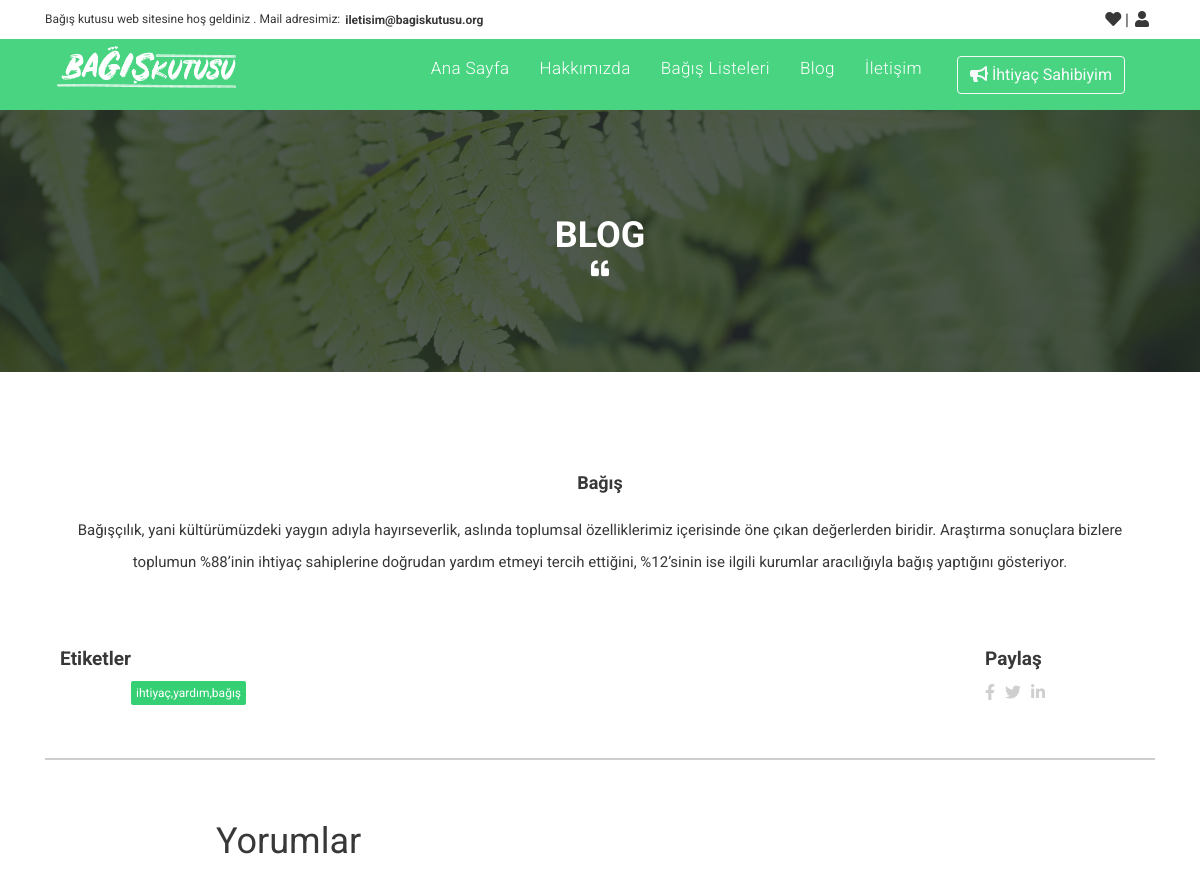
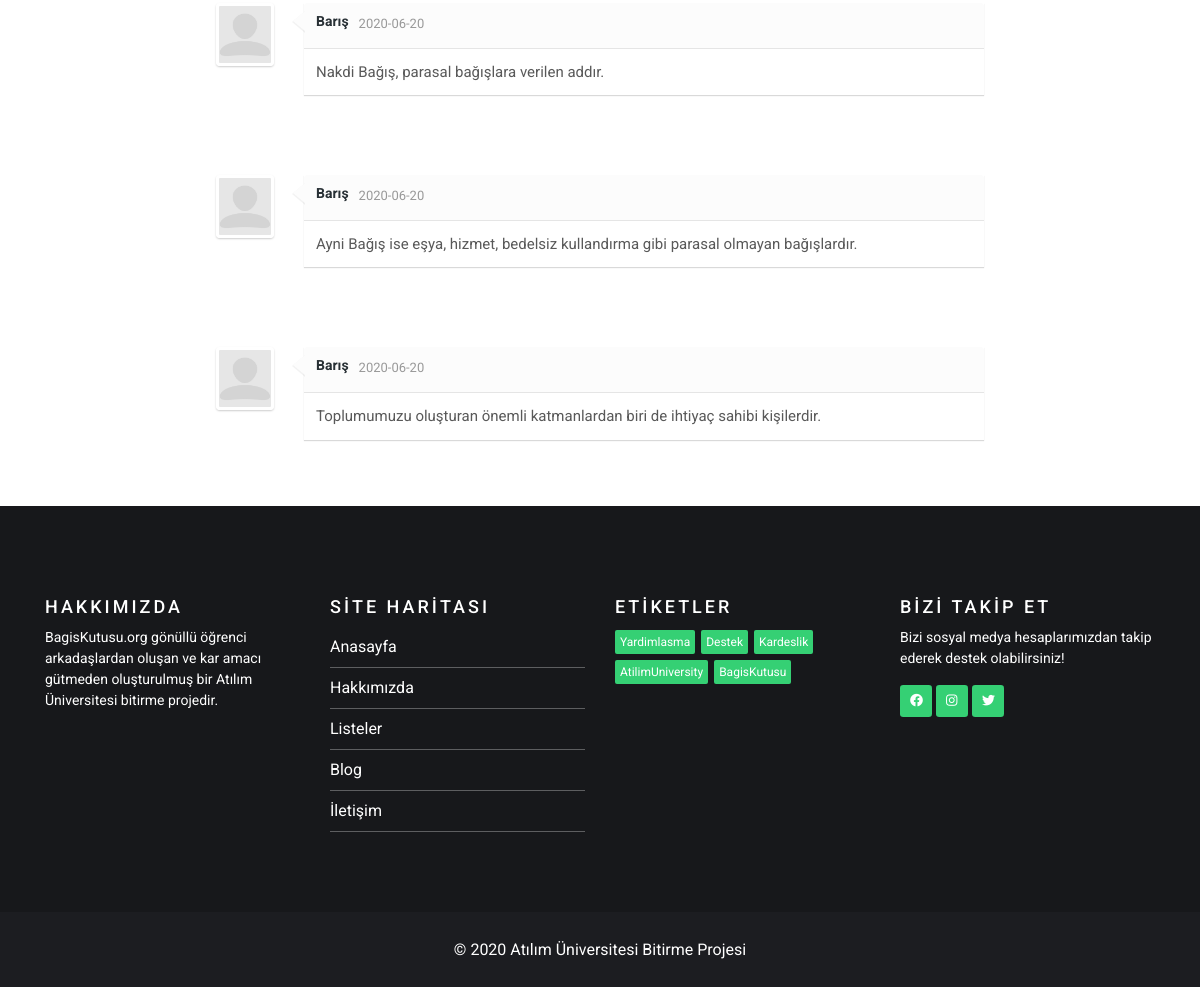
The page /blog/gucsuzler-yurdu-dernegi-bagis-468 on the database its author committed (2 pictures, top to bottom).
### tables this page shows
CREATE TABLE `blog` (
  `blogID` int(11) NOT NULL,
  `societID` int(11) NOT NULL,
  `tag` varchar(55) NOT NULL,
  `date` date NOT NULL DEFAULT current_timestamp(),
  `text` text NOT NULL,
  `title` varchar(100) NOT NULL,
  `blogLink` varchar(100) NOT NULL,
  `b_image` text NOT NULL
);

CREATE TABLE `comment` (
  `commentID` int(11) NOT NULL,
  `userID` int(11) NOT NULL,
  `blogID` int(11) NOT NULL,
  `comment` text NOT NULL,
  `date` date NOT NULL DEFAULT current_timestamp(),
  `commentIp` int(100) NOT NULL
);

CREATE TABLE `user` (
  `userID` int(11) NOT NULL,
  `userName` varchar(55) NOT NULL,
  `userMail` varchar(55) NOT NULL,
  `userPass` varchar(300) NOT NULL
);

### app/controller/blog.php (called while the page is built, shortened)
<?php
if(empty(url(1))){
   header('Refresh:0; url='.site_url('index'));
}else{
    $blogInfo = $db->select('blog')
                      ->where('blogLink',filterUrl(url(1)))
                      ->run(true);
      $commentList = $db->select('comment')
                ->join('user', '%s.userID = %s.userID')
                ->where('blogID',$blogInfo['blogID'])
                ->run();
}
require view('blog');
?>

### index.php (called while the page is built, shortened)
<?php
$_url = get('url');
$_url = array_filter(explode('/',$_url));
require controller($_url[0]);
?>

### app/helper/url.php (called while the page is built, shortened)
<?php
function filterUrl($str){
  return htmlspecialchars(trim($str));
}
function get($name){
  if (isset($_GET[$name])) {
      return filterUrl($_GET[$name]);
  }
  return false;
}
function url($index){
  global $_url;
  if (isset($_url[$index]))
    return $_url[$index];
  return false;
}
function site_url($url = null){
  return url . '/' .$url;
}
function asset_url($url = null){
  return url . '/assets/' .$url;
}
?>

### app/classes/class.basicdb.php (called while the page is built, shortened)
<?php
class BasicDB extends \PDO
{
    private $sql;
    private $tableName;
    private $where;
    private $join;
    public function select($tableName)
    {
        $this->sql = 'SELECT * FROM `' . $tableName . '`';
        $this->tableName = $tableName;
        return $this;
    }
    public function where($column, $value = '', $mark = '=', $logical = '&&')
    {
        $this->where[] = array(
            $column,
            $value,
            $mark,
            $logical
        );
        return $this;
    }
    public function join($targetTable, $joinSql, $joinType = 'inner')
    {
        $this->join[] = ' ' . strtoupper($joinType) . ' JOIN ' . $targetTable . ' ON ' . sprintf($joinSql, $targetTable, $this->tableName);
        return $this;
    }
    public function run($single = false)
    {
        if ($this->join) {
            $this->sql .= implode(' ', $this->join);
            $this->join = null;
        }
        $query = $this->query($this->sql);
        if ($single){
            return $query->fetch(parent::FETCH_ASSOC);
        }
        else{
            return $query->fetchAll(parent::FETCH_ASSOC);
        }
    }
    private function get_where()
    {
        if (is_array($this->where) && count($this->where) > 0) {
            $this->sql .= ' WHERE ';
            $where = array();
            foreach ($this->where as $key => $arg) {
                if (strstr($arg[1], 'FIND_IN_SET')) {
                    $where[] = ($key > 0 ? $arg[3] : null) . $arg[1];
                } else {
                    $where[] = ($key > 0 ? $arg[3] : null) . ' `' . $arg[0] . '` ' . strtoupper($arg[2]) . ' ' . (strstr($arg[2], 'IN') ? '(' : '"') . $arg[1] . (strstr($arg[2], 'IN') ? ')' : '"');
                }
            }
            $this->sql .= implode(' ', $where);
            $this->where = null;
        }
    }
}

### app/view/blog.php (the view, shortened to what this page needs)
<?php require view('static/sliderHeader'); ?>
       <div class="blog-page-back">
       <div class=" blog-page-text ">
            <div class="container">
                <h2 class="blog-page-txt">BLOG</h2>
            </div>
            <div class="list-img">
                <i class="fas fa-quote-left"></i>
            </div>
       </div>
    </div>
<div class="container blog-page-content">
  <div class="container blog-page"> <img  src="<?php echo asset_url('img/blog/').$blogInfo['b_image']; ?>" alt="" srcset="" ></div>
  <h3><?php echo $blogInfo['title']; ?></h3>
  <p><?php echo htmlspecialchars_decode($blogInfo['text']); ?></p>
    <div class="container">
        <div class="row">
            <div class="col-xl-10 col-lg-10 col-md-8 col-sm-8 col-8 etichet-blog">
                <h4>Etiketler</h4>
                    <div class="tags blog-tags">
                        <ul style="margin-top: 80px;">
                            <li><a href="#"> <?php echo $blogInfo['tag']; ?> </a></li>
                        </ul>
                </div>
            </div>
            <div class="col-xl-2 col-lg-2 col-md-4 col-sm-4 col-4 etichet-blog-left">
                <h4>Paylaş</h4>
                <div class="row">
                    <div class="col-xl-6 col-lg-6 col-md-4 col-sm-6 col-6 blog-share">
                        <a href="https://www.facebook.com/login.php?skip_api_login=1&api_key=966242223397117&signed_next=1&next=https%3A%2F%2Fwww.facebook.com%2Fsharer%2Fsharer.php%3Fu%3Dhttps%253A%252F%252Fbagiskutusu.org&cancel_url=https%3A%2F%2Fwww.facebook.com%2Fdialog%2Fclose_window%2F%3Fapp_id%3D966242223397117%26connect%3D0%23_%3D_&display=popup&locale=tr_TR"><i class="fab fa-facebook-f fb"></i></a>
                        <a href="https://twitter.com/intent/tweet?text=Ba%C4%9F%C4%B1%C5%9F%C3%A7%C4%B1%20ve%20kurumu%20bulu%C5%9Fturan%20adres&url=https://www.bagiskutusu.org"><i class="fab fa-twitter tw"></i></a>
                        <a href=""><i class="fab fa-linkedin-in in"></i></a>
                   </div>
                </div>
            </div>
        </div>
    </div>
    <div class="blog-border"></div>
<div class="comments-container">
    <h1>Yorumlar</h1>
    <?php if($commentList){
            foreach ($commentList as $value) { ?>
    <ul id="comments-list" class="comments-list">
        <li>
            <div class="comment-main-level">
                <div class="comment-avatar"><img src="<?php echo asset_url("/img/avatar.jpg"); ?>" alt=""></div>
                <div class="comment-box">
                    <div class="comment-head">
                        <h6 class="comment-name"><?= $value['userName']; ?></h6>
                       <span><?= $value['date']; ?></span>
                    </div>
                    <div class="comment-content">
                        <?= $value['comment']; ?>
                    </div>
                </div>
            </div>
    </ul>
    <?php }} ?>
</div>
</div>
<?php require view('static/footer'); ?>

### app/view/static/sliderHeader.php (shortened to what this page needs)
<!DOCTYPE html>
<html lang="en">
<head>
    <link rel="stylesheet" href="<?= asset_url('css/bootstrap.min.css'); ?>">
    <link rel="stylesheet" href="<?= asset_url('css/all.min.css'); ?>">
    <link rel="stylesheet" href="<?= asset_url('css/owl.carousel.min.css'); ?>">
    <link rel="stylesheet" href="<?= asset_url('css/owl.theme.default.min.css'); ?>">
    <link rel="stylesheet" href="<?= asset_url('css/style.css'); ?>">
</head>
<body>
<div class="container-fluid top-menu fixed-top-menu">
    <div class="container">
        <div class="row">
            <div class="col-xl-8 col-lg-8 col-md-4 col-sm-4 col-4 d-flex align-items-center h39 text-bagis">
                  <a href="mailto:iletisim@bagiskutusu.org"><h6>Bağış kutusu web sitesine hoş geldiniz . Mail adresimiz: </h6> <span>iletisim@bagiskutusu.org</span></a>
            </div>
            <div class="col-xl-4 col-lg-4 col-md-8 col-sm-8 col-8  d-flex  align-items-center h39 header-login">
                <ul>
                    <?php if(session("user_name")){
                      echo session("user_name");
                      ?>
                      <li> <a href="<?php echo site_url('kullanicisayfasi'); ?>"><i class="fas fa-heart"  style="cursor:pointer;"></i> | </a></li>
                       <li  class="loginBtn"><a  class=" user" href="<?php echo site_url("kullanicisayfasi"); ?>"><i class="fas fa-user"></i></a></li>
                      <?php
                    }else{
                      ?>
              <li> <a onclick="return confirm('Bağış Takip Etmek İçin Giriş Yapmalısınız')"><i class="fas fa-heart" style="cursor:pointer;"></i> | </a></li>
               <li  data-toggle="modal" data-target="#exampleModalCenter"  class="loginBtn"> <a data-toggle="modal" data-target="#exampleModalCenter"  class=" user" href="#"><i class="fas fa-user"></i></a></li>
                  <?php  } ?>
                </ul>
            </div>
        </div>
    </div>
</div>
<header>
       <div class="container-fluid  menu fixed-top">
           <div class="container ">
               <div class="row">
                   <div class="col-xl-4 col-lg-4 col-md-4 col-sm-8 col-8 h80 d-flex align-items-center logo">
                       <h1><a href="<?php echo site_url('index'); ?>"><img  src="<?php echo asset_url("/img/logo.png"); ?>" alt="" srcset=""></a></h1>
                   </div>
                   <div class="col-xl-8 col-lg-8 col-md-8 h80 col-sm-4 col-4 d-flex align-items-center menu-bar">
                       <ul>
                           <li><a href="<?php echo site_url('index'); ?>">Ana Sayfa</a></li>
                           <li><a href="<?php echo site_url('hakkimizda'); ?>">Hakkımızda</a></li>
                           <li><a href="<?php echo site_url('bagislisteleri'); ?>">Bağış Listeleri</a></li>
                           <li><a href="<?php echo site_url('index#blog'); ?>">Blog</a></li>
                           <li><a href="<?php echo site_url('index#contact'); ?>">İletişim</a></li>
                           <li class="talepUst"><a href="<?php echo site_url('talep'); ?>"><button type="button" class="btn btn-outline-light talep"> <i class="fas fa-bullhorn"></i> İhtiyaç Sahibiyim</button></a></li>
                       </ul>
                   </div>
               </div>
           </div>
       </div>
</header>

### app/view/static/footer.php (shortened to what this page needs)
<footer>
    <div class="footer-top" id="footer-top">
        <div class="container">
            <div class="row">
                <div class="col-md-3 col-sm-6 col-xs-12 segment-one md-mb-30 sm-mb-30">
                    <h3>HAKKIMIZDA</h3>
                    <p>BagisKutusu.org gönüllü öğrenci arkadaşlardan oluşan ve kar amacı gütmeden oluşturulmuş bir Atılım Üniversitesi bitirme projedir.</p>
                </div>
                <div class="col-md-3 col-sm-6 col-xs-12 segment-two">
                    <h3>SİTE HARİTASI</h3>
                    <ul>
                        <li><a href="<?php echo site_url('index'); ?>"> Anasayfa</a></li>
                        <li><a href="<?php echo site_url('hakkimizda'); ?>"> Hakkımızda </a></li>
                        <li><a href="<?php echo site_url('bagislisteleri'); ?>"> Listeler</a></li>
                        <li><a href="<?php echo site_url('index#blog'); ?>"> Blog</a></li>
                        <li><a href="<?php echo site_url('index#contact'); ?>"> İletişim</a></li>
                    </ul>
                </div>
                <div class="col-md-3 col-sm-6 col-xs-12 segment-four md-mb-30 sm-mb-30">
                    <h2>ETİKETLER</h2>
                    <div class="tags">
                        <ul class="clearfix">
                            <li><a> Yardimlasma</a></li>
                            <li><a> Destek</a></li>
                            <li><a> Kardeslik</a></li>
                            <li><a> AtilimUniversity </a></li>
                            <li><a> BagisKutusu </a></li>
                        </ul>
                    </div>
                </div>
                <div class="col-md-3 col-sm-6 col-xs-12 segment-three md-mb-30 sm-mb-30">
                <h2>BİZİ TAKİP ET</h2>
                <p>Bizi sosyal medya hesaplarımızdan takip ederek destek olabilirsiniz!</p>
                <a target="_blank" rel="nofollow" href="http://facebook.com"><i class="fab fa-facebook"></i></a>
                <a target="_blank" rel="nofollow" href="http://instagram.com/bagiskutusuorg"><i class="fab fa-instagram"></i></a>
                <a target="_blank" rel="nofollow" href="http://twitter.com"><i class="fab fa-twitter"></i></a>
            </div>
            </div>
        </div>
    </div>
        <p class="footer-bottom-text">© 2020 Atılım Üniversitesi Bitirme Projesi</p>
</footer>
</body>
</html>

### rows shown on the page
blog: title "Bağış", text "Bağışçılık, yani kültürümüzdeki yaygın adıyla hayırseverlik, aslında toplumsal özelliklerimiz içerisinde öne çıkan değerlerden biridir. Araştırma sonuçlara bizlere toplumun %88’inin ihtiyaç sahiplerine doğrudan yardım etmeyi tercih ettiğini, %12’sinin ise ilgili kurumlar aracılığıyla bağış yaptığını gösteriyor.", tag "ihtiyaç,yardım,bağış"
comment: userID.userName "Barış", date "2020-06-20", comment "Nakdi Bağış, parasal bağışlara verilen addır."
comment: userID.userName "Barış", date "2020-06-20", comment "Ayni Bağış ise eşya, hizmet, bedelsiz kullandırma gibi parasal olmayan bağışlardır."
comment: userID.userName "Barış", date "2020-06-20", comment "Toplumumuzu oluşturan önemli katmanlardan biri de ihtiyaç sahibi kişilerdir."
